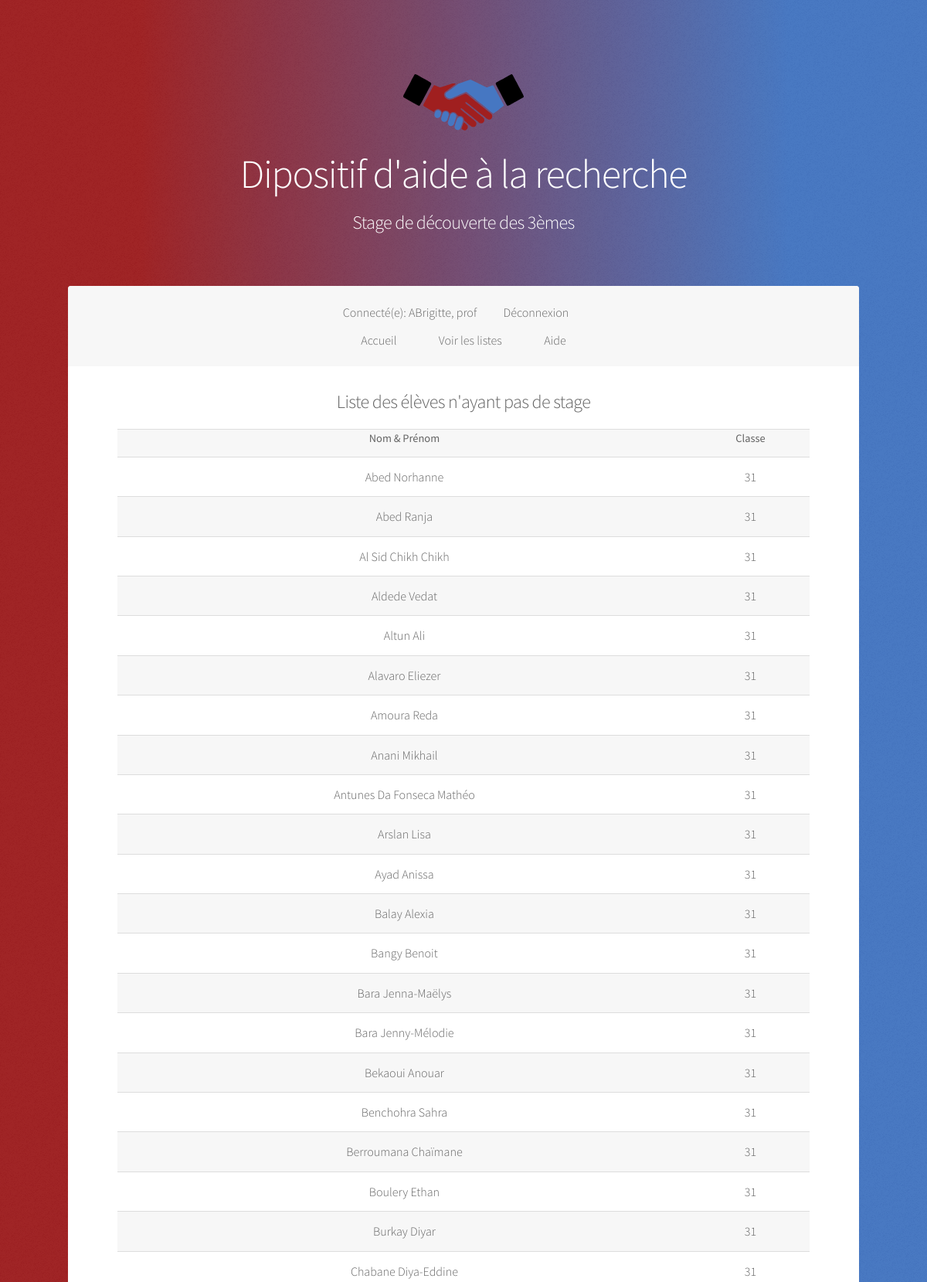
The page /Application/Stage/professeur/elevesSansStage.php (signed in, upper part) on the database its author committed.
### tables this page shows
CREATE TABLE `usereleve` (
  `idUserEleve` int(200) NOT NULL,
  `nomEleve` text,
  `prenomEleve` text,
  `classeEleve` int(2) DEFAULT NULL,
  `anneeScolaire` text,
  `login` text,
  `password` text,
  `role` varchar(200) DEFAULT 'eleve',
  `present` tinyint(1) DEFAULT '1'
);

### Application/Stage/models/fonctions.php (called while the page is built, shortened)
<?php
require_once('connect-db.php');
	function elevesSansStage(){
		global $pdo;
		$req="SELECT * FROM usereleve WHERE idUserEleve NOT IN (SELECT idUserEleve FROM stage);";
		$query = $pdo->prepare($req);
		$query->execute();
		return $query->fetchAll();
	}
?>

### Application/Stage/professeur/elevesSansStage.php (the view, shortened to what this page needs)
<?php
if(($_SESSION['role'] == "prof")||($_SESSION['role'] == "admin")){
    ?>
    <!DOCTYPE HTML>
    <html>
    <head>
        <link rel="stylesheet" href="../assets/css/main.css" />
    </head>
    <?php
        require_once('../models/fonctions.php');
        $listeSansStage= elevesSansStage();
?>
        <body>
        <div id="wrapper">
            <header id="header" class="alt">
            <div class="logo"><img src="./../images/logo.svg" alt="" /></div>
            <h1>Dipositif d'aide à la recherche</h1>
        <h2>Stage de découverte des 3èmes</h2>
        </header>
        <nav id="nav">
            <ul>
            <li>
            <?php
            $log = $_SESSION['login'];
            $role = $_SESSION['role'];
            print ("Connecté(e): $log, $role");
            ?>
            </li>
            <li><a href=deconnexion.php>Déconnexion</a></li>
        </ul>
        <ul>
        <li><a href=./../home.php>Accueil</a></li>
        <li><a href=listes.php>Voir les listes</a></li>
        <li><a href=./../aide.php>Aide</a></li>
            </nav>
            <div id="main">
            <section id="intro" class="main">
                <center><h2>Liste des élèves n'ayant pas de stage</h2></center>
            <table>
            <tr>
                <th><center>Nom & Prénom</center></th>
                <th><center>Classe</center></th>
            </tr>
            <?php foreach($listeSansStage as $eleve){ ?>
            <tr>
                <td><center><?php echo $eleve->nomEleve." ".$eleve->prenomEleve ?></center></td>
                <td><center><?php echo $eleve->classeEleve ?></center></td>
            </tr>
        <?php } ?>
        </table>
        </section>
        </div>
        </div>
        </body>
    </html>
    <?php
}
else
{
    header ('location: ./erreur.php');
}
?>

### rows shown on the page
usereleve: nomEleve "Abed", prenomEleve "Norhanne", classeEleve "31"
usereleve: nomEleve "Abed", prenomEleve "Ranja", classeEleve "31"
usereleve: nomEleve "Al Sid Chikh", prenomEleve "Chikh", classeEleve "31"
usereleve: nomEleve "Aldede", prenomEleve "Vedat", classeEleve "31"
usereleve: nomEleve "Altun", prenomEleve "Ali", classeEleve "31"
usereleve: nomEleve "Alavaro", prenomEleve "Eliezer", classeEleve "31"
usereleve: nomEleve "Amoura", prenomEleve "Reda", classeEleve "31"
usereleve: nomEleve "Anani", prenomEleve "Mikhail", classeEleve "31"
usereleve: nomEleve "Antunes Da Fonseca", prenomEleve "Mathéo", classeEleve "31"
usereleve: nomEleve "Arslan", prenomEleve "Lisa", classeEleve "31"
usereleve: nomEleve "Ayad", prenomEleve "Anissa", classeEleve "31"
usereleve: nomEleve "Balay", prenomEleve "Alexia", classeEleve "31"
usereleve: nomEleve "Bangy", prenomEleve "Benoit", classeEleve "31"
usereleve: nomEleve "Bara", prenomEleve "Jenna-Maëlys", classeEleve "31"
usereleve: nomEleve "Bara", prenomEleve "Jenny-Mélodie", classeEleve "31"
usereleve: nomEleve "Bekaoui", prenomEleve "Anouar", classeEleve "31"
usereleve: nomEleve "Benchohra", prenomEleve "Sahra", classeEleve "31"
usereleve: nomEleve "Berroumana", prenomEleve "Chaïmane", classeEleve "31"
usereleve: nomEleve "Boulery", prenomEleve "Ethan", classeEleve "31"
usereleve: nomEleve "Burkay", prenomEleve "Diyar", classeEleve "31"
usereleve: nomEleve "Chabane", prenomEleve "Diya-Eddine", classeEleve "31"

### other values the page prints
$log "ABrigitte"
$role "prof"
